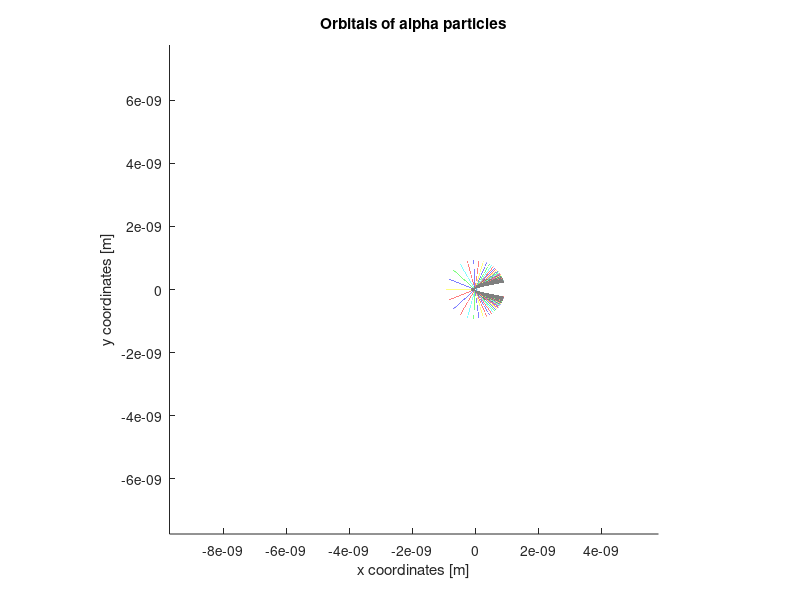

MATLAB code for this plot:
clear all, close all;

k=8.987551e+9; %Coulomb allando [Nm^2/C^2]
q1=2*1.6021766e-19; %alpha (helium) [C]
q2=79*1.6021766e-19; %arany [C]
m=6.624424e-27; %[kg]
km=k/m;
D=4.065e-10;

v0=1e+6; %kezdeti sebesseg [m/s]

dt=1e-19;
figure(1);
rc=5.29177e-11;
th=0:pi/60:2*pi;
xunit=rc*cos(th);
yunit=rc*sin(th);
hold on;
plot(xunit, yunit)
hold on
for j=-50:50
    vx=v0;
    vy=0;
    rx=1e-10;
    ry=j*1e-12;
    x=-rx;
    y=ry;

    x_=[x];
    y_=[y];
    vx_=[vx];
    vy_=[vy];
    for i=0:10000
       
        r=sqrt(x^2+y^2);

        ax=km*q1*q2*x /r^3;
        ay=km*q1*q2*y /r^3;

        vx=vx+ax*dt;
        vy=vy+ay*dt;

        vx_=[vx_ vx];
        vy_=[vy_ vy];

        x=x+vx*dt;
        y=y+vy*dt;

        x_=[x_ x];
        y_=[y_ y];
    end
    plot(x_, y_)
    hold on;
end

 pbaspect([1 1 1])
 xlim([-10e-11, 6e-11]);
 ylim([-8e-11, 8e-11]);
 xlabel('x coordinates [m]');
ylabel('y coordinates [m]');
title('Orbitals of alpha particles');